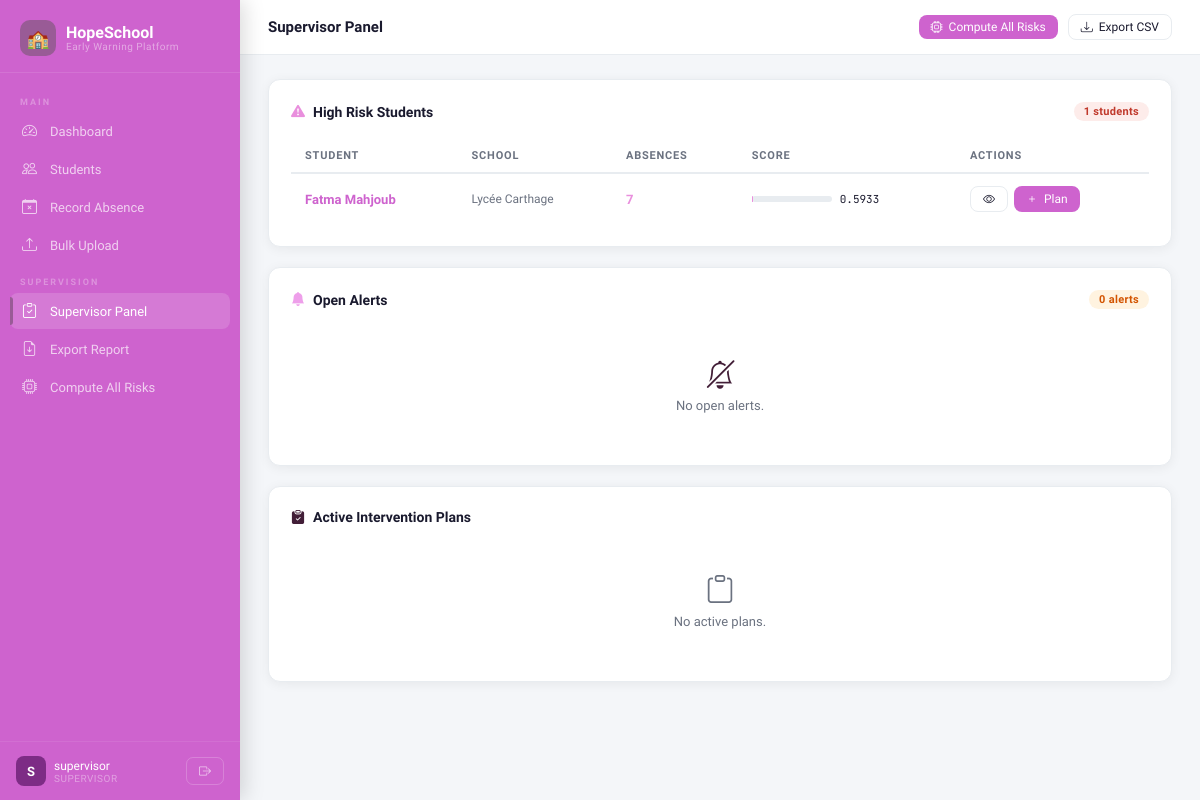
The page /supervisor/ (signed in) on the database its author committed.
### earlywarning/models.py (models this page shows, shortened)
class Student(models.Model):
    first_name    = models.CharField(max_length=100)
    last_name     = models.CharField(max_length=100)
    date_of_birth = models.DateField()
    school        = models.CharField(max_length=200)
    grade         = models.CharField(max_length=20)
    region        = models.CharField(max_length=50, choices=REGION_CHOICES, default='tunis')
    status        = models.CharField(max_length=20, choices=STATUS_CHOICES, default='active')
    created_at    = models.DateTimeField(auto_now_add=True)
    updated_at    = models.DateTimeField(auto_now=True)
    class Meta:
        ordering = ['last_name', 'first_name']
        indexes = [models.Index(fields=['school', 'grade']),
                   models.Index(fields=['region'])]
    @property
    def recent_absence_count(self):
        cutoff = date.today() - timezone.timedelta(days=30)
        return self.absences.filter(date__gte=cutoff, justified=False).count()

class RiskScore(models.Model):
    student      = models.ForeignKey(Student, on_delete=models.CASCADE, related_name='risk_scores')
    score        = models.FloatField()
    level        = models.CharField(max_length=10, choices=RISK_LEVEL_CHOICES)
    explanation  = models.TextField()
    computed_at  = models.DateField()
    computed_by  = models.ForeignKey(User, on_delete=models.SET_NULL, null=True, blank=True)
    class Meta:
        ordering = ['-computed_at']

### earlywarning/views.py (the view)
# urls.py: path('supervisor/',          views.supervisor_panel,  name='supervisor_panel'),
@login_required
@role_required('supervisor', 'admin')
def supervisor_panel(request):
    role     = get_user_role(request.user)
    form     = RiskThresholdForm(request.POST or None, initial={
        'high_threshold':   request.session.get('high_threshold', 0.65),
        'medium_threshold': request.session.get('medium_threshold', 0.35),
    })
    if request.method == 'POST' and form.is_valid():
        request.session['high_threshold']   = form.cleaned_data['high_threshold']
        request.session['medium_threshold'] = form.cleaned_data['medium_threshold']
        messages.success(request, "Risk thresholds updated.")
        return redirect('supervisor_panel')
    high_risk_students = (
        Student.objects.filter(risk_scores__level='high')
        .distinct().select_related()
        .prefetch_related('risk_scores', 'interventions')[:20]
    )
    open_plans = InterventionPlan.objects.exclude(state='closed').select_related('student', 'created_by')[:20]
    audit_log  = AuditLog.objects.all().select_related('user', 'related_student')[:30]
    return render(request, 'earlywarning/supervisor_panel.html', {
        'role': role, 'form': form,
        'high_risk_students': high_risk_students,
        'open_plans': open_plans, 'audit_log': audit_log,
    })

### earlywarning/permissions.py (called while the page is built)
def get_user_role(user):
    if not user.is_authenticated:
        return None
    if user.is_staff or user.groups.filter(name='admin').exists():
        return 'admin'
    if user.groups.filter(name='supervisor').exists():
        return 'supervisor'
    if user.groups.filter(name='operator').exists():
        return 'operator'
    return 'operator'  # default

def role_required(*roles):
    def decorator(view_func):
        @wraps(view_func)
        def wrapper(request, *args, **kwargs):
            if not request.user.is_authenticated:
                return redirect('login')
            role = get_user_role(request.user)
            if role not in roles:
                AuditLog.log('unauthorized_access', user=request.user,
                             detail=f"Tried to access {request.path} — role={role}",
                             result='blocked', request=request)
                raise PermissionDenied
            return view_func(request, *args, **kwargs)
        return wrapper
    return decorator

### earlywarning/templates/earlywarning/supervisor_panel.html (shortened to what this page needs)
{% extends 'earlywarning/base.html' %}
{% block page_title %}Supervisor Panel{% endblock %}
{% block topbar_actions %}
  <a href="{% url 'compute_all_risks' %}" class="btn btn-primary btn-sm"><i class="bi bi-cpu"></i> Compute All Risks</a>
  <a href="{% url 'export_report' %}" class="btn btn-outline btn-sm"><i class="bi bi-download"></i> Export CSV</a>
{% endblock %}
{% block content %}
<div class="card" style="padding:22px;margin-bottom:20px">
  <div class="card-header-bar">
    <div class="card-title"><i class="bi bi-exclamation-triangle-fill" style="color:var(--red)"></i> High Risk Students</div>
    <span class="badge badge-high">{{ high_risk_students|length }} students</span>
  </div>
  {% if high_risk_students %}
  <div class="table-wrap">
    <table>
      <thead><tr><th>Student</th><th>School</th><th>Absences</th><th>Score</th><th>Actions</th></tr></thead>
      <tbody>
      {% for s in high_risk_students %}
      <tr>
        <td><a href="{% url 'student_detail' s.pk %}" style="font-weight:600;color:var(--green);text-decoration:none">{{ s.first_name }} {{ s.last_name }}</a></td>
        <td style="color:var(--muted);font-size:12px">{{ s.school }}</td>
        <td><span style="font-weight:700;color:var(--red)">{{ s.recent_absence_count }}</span></td>
        <td>
          {% with s.risk_scores.first as rs %}
          {% if rs %}
          <div style="display:flex;align-items:center;gap:8px">
            <div style="height:6px;width:80px;background:var(--border);border-radius:4px">
            </div>
            <span style="font-family:'JetBrains Mono',monospace;font-size:11px">{{ rs.score }}</span>
          </div>
          {% endif %}
          {% endwith %}
        </td>
        <td style="display:flex;gap:6px">
          <a href="{% url 'student_detail' s.pk %}" class="btn btn-outline btn-sm"><i class="bi bi-eye"></i></a>
          <a href="{% url 'intervention_create' s.pk %}" class="btn btn-primary btn-sm"><i class="bi bi-plus"></i> Plan</a>
        </td>
      </tr>
      {% endfor %}
      </tbody>
    </table>
  </div>
  {% else %}
  <div style="text-align:center;padding:30px;color:var(--muted)">
    <i class="bi bi-check-circle" style="font-size:28px;color:var(--green-light)"></i>
    <div style="font-size:13px;margin-top:8px">No high risk students ✅</div>
  </div>
  {% endif %}
</div>
<div class="card" style="padding:22px;margin-bottom:20px">
  <div class="card-header-bar">
    <div class="card-title"><i class="bi bi-bell-fill" style="color:var(--orange)"></i> Open Alerts</div>
    <span class="badge badge-medium">{{ open_alerts|length }} alerts</span>
  </div>
  {% if open_alerts %}
  <div class="table-wrap">
    <table>
      <thead><tr><th>Student</th><th>Level</th><th>Message</th><th>Created</th><th></th></tr></thead>
      <tbody>
      {% for alert in open_alerts %}
      <tr>
        <td><a href="{% url 'student_detail' alert.student.pk %}" style="font-weight:600;color:var(--green);text-decoration:none">{{ alert.student.first_name }} {{ alert.student.last_name }}</a></td>
        <td><span class="badge badge-{{ alert.level }}">{{ alert.level|upper }}</span></td>
        <td style="font-size:12px;color:var(--muted);max-width:300px">{{ alert.message|truncatechars:80 }}</td>
        <td style="font-size:11px;color:var(--muted);font-family:'JetBrains Mono',monospace">{{ alert.created_at|date:"d M H:i" }}</td>
        <td>
          <form method="post" action="{% url 'resolve_alert' alert.pk %}">
            {% csrf_token %}
            <button type="submit" class="btn btn-outline btn-sm"><i class="bi bi-check"></i> Resolve</button>
          </form>
        </td>
      </tr>
      {% endfor %}
      </tbody>
    </table>
  </div>
  {% else %}
  <div style="text-align:center;padding:30px;color:var(--muted)">
    <i class="bi bi-bell-slash" style="font-size:28px;color:var(--green-light)"></i>
    <div style="font-size:13px;margin-top:8px">No open alerts.</div>
  </div>
  {% endif %}
</div>
<div class="card" style="padding:22px">
  <div class="card-title" style="margin-bottom:18px"><i class="bi bi-clipboard-check-fill"></i> Active Intervention Plans</div>
  {% if active_plans %}
  <div class="table-wrap">
    <table>
      <thead><tr><th>Student</th><th>State</th><th>Description</th><th>Created</th><th></th></tr></thead>
      <tbody>
      {% for plan in active_plans %}
      <tr>
        <td><a href="{% url 'student_detail' plan.student.pk %}" style="font-weight:600;color:var(--green);text-decoration:none">{{ plan.student.first_name }} {{ plan.student.last_name }}</a></td>
        <td>
          <span class="badge badge-{% if plan.state == 'draft' %}draft{% elif plan.state == 'active' %}low{% elif plan.state == 'follow_up' %}medium{% else %}closed{% endif %}">
            {{ plan.state|upper }}
          </span>
        </td>
        <td style="font-size:12px;color:var(--muted);max-width:280px">{{ plan.description|truncatechars:70 }}</td>
        <td style="font-size:11px;color:var(--muted);font-family:'JetBrains Mono',monospace">{{ plan.created_at|date:"d M Y" }}</td>
        <td>
          {% if plan.state != 'closed' %}
          <a href="{% url 'intervention_update' plan.pk %}" class="btn btn-outline btn-sm"><i class="bi bi-arrow-right-circle"></i></a>
          {% endif %}
        </td>
      </tr>
      {% endfor %}
      </tbody>
    </table>
  </div>
  {% else %}
  <div style="text-align:center;padding:30px;color:var(--muted)">
    <i class="bi bi-clipboard" style="font-size:28px"></i>
    <div style="font-size:13px;margin-top:8px">No active plans.</div>
  </div>
  {% endif %}
</div>
{% endblock %}

### earlywarning/templates/earlywarning/base.html (shortened to what this page needs)
<!DOCTYPE html>
<html lang="en">
<head>
<link href="https://cdn.jsdelivr.net/npm/bootstrap-icons@1.11.0/font/bootstrap-icons.css" rel="stylesheet">
</head>
<body>
{% if user.is_authenticated %}
<div class="sidebar">
  <div class="sidebar-brand">
    <div class="logo-icon">🏫</div>
    <div>
      <div class="logo-text">HopeSchool</div>
      <div class="logo-sub">Early Warning Platform</div>
    </div>
  </div>
  <nav class="sidebar-nav">
    <div class="nav-section-label">Main</div>
    <a class="nav-item {% if request.resolver_match.url_name == 'dashboard' %}active{% endif %}" href="{% url 'dashboard' %}">
      <i class="bi bi-speedometer2"></i> Dashboard
    </a>
    <a class="nav-item {% if 'student' in request.resolver_match.url_name %}active{% endif %}" href="{% url 'student_list' %}">
      <i class="bi bi-people"></i> Students
    </a>
    <a class="nav-item" href="{% url 'absence_create' %}">
      <i class="bi bi-calendar-x"></i> Record Absence
    </a>
    <a class="nav-item" href="{% url 'bulk_upload' %}">
      <i class="bi bi-upload"></i> Bulk Upload
    </a>
    {% if role in 'supervisor admin' %}
    <div class="nav-section-label">Supervision</div>
    <a class="nav-item {% if request.resolver_match.url_name == 'supervisor_panel' %}active{% endif %}" href="{% url 'supervisor_panel' %}">
      <i class="bi bi-clipboard-check"></i> Supervisor Panel
    </a>
    <a class="nav-item" href="{% url 'export_report' %}">
      <i class="bi bi-file-earmark-arrow-down"></i> Export Report
    </a>
    <a class="nav-item" href="{% url 'compute_all_risks' %}">
      <i class="bi bi-cpu"></i> Compute All Risks
    </a>
    {% endif %}
  </nav>
  <div class="sidebar-footer">
    <div class="avatar">{{ user.username|first|upper }}</div>
    <div class="user-info">
      <div class="user-name">{{ user.username }}</div>
      <div class="user-role">{{ role|default:"—" }}</div>
    </div>
    <a href="{% url 'logout' %}" class="logout-btn" title="Logout">
      <i class="bi bi-box-arrow-right"></i>
    </a>
  </div>
</div>
<div class="main">
  <div class="topbar">
    <span class="topbar-title">{% block page_title %}{% endblock %}</span>
    <div class="topbar-actions">
      {% block topbar_actions %}{% endblock %}
    </div>
  </div>
  <div class="page-body">
{% else %}
<div>
{% endif %}
{% block content %}{% endblock %}
{% if user.is_authenticated %}
  </div>
</div>
{% else %}
</div>
{% endif %}
</body>
</html>

### rows shown on the page
Student: first_name "Fatma", last_name "Mahjoub", school "Lycée Carthage", recent_absence_count "7", risk_scores.first.score "0.5933"

### other values the page prints
{{ user.username|first|upper }} "S"
{{ user.username }} "supervisor"
{{ role|default:"—" }} "SUPERVISOR"
{{ high_risk_students|length }} "1"
{{ open_alerts|length }} "0"
